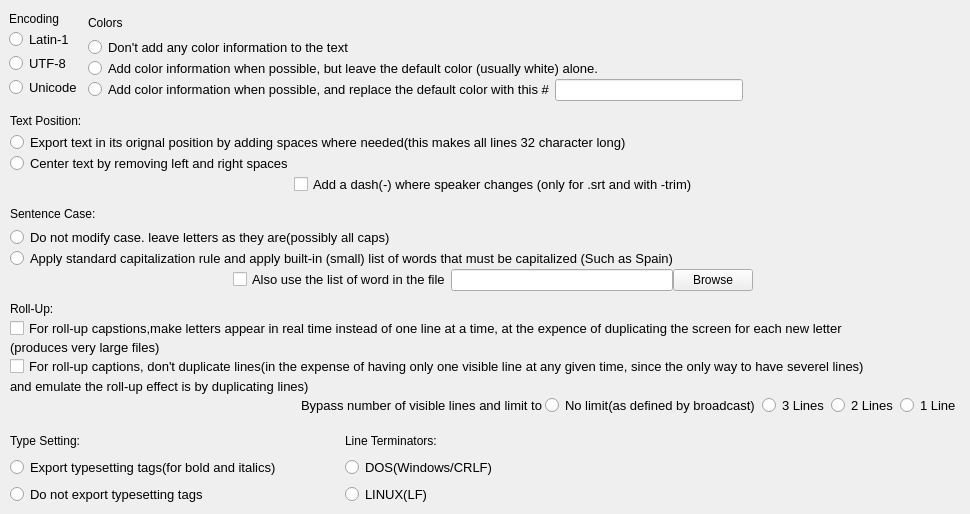
      <widget class="QWidget" name="tab_4">
       <attribute name="title">
        <string>Output(2)</string>
       </attribute>
       <widget class="QWidget" name="horizontalLayoutWidget_7">
        <property name="geometry">
         <rect>
          <x>9</x>
          <y>9</y>
          <width>734</width>
          <height>92</height>
         </rect>
        </property>
        <layout class="QHBoxLayout" name="horizontalLayout_26">
         <item>
          <layout class="QVBoxLayout" name="verticalLayout_24">
           <property name="spacing">
            <number>0</number>
           </property>
           <item>
            <widget class="QLabel" name="label_77">
             <property name="sizePolicy">
              <sizepolicy hsizetype="Preferred" vsizetype="Maximum">
               <horstretch>0</horstretch>
               <verstretch>0</verstretch>
              </sizepolicy>
             </property>
             <property name="text">
              <string>Encoding</string>
             </property>
            </widget>
           </item>
           <item>
            <widget class="QRadioButton" name="radioButton_49">
             <property name="font">
              <font>
               <pointsize>10</pointsize>
              </font>
             </property>
             <property name="text">
              <string>Latin-1</string>
             </property>
             <attribute name="buttonGroup">
              <string notr="true">buttonGroup_12</string>
             </attribute>
            </widget>
           </item>
           <item>
            <widget class="QRadioButton" name="radioButton_50">
             <property name="font">
              <font>
               <pointsize>10</pointsize>
              </font>
             </property>
             <property name="text">
              <string>UTF-8</string>
             </property>
             <attribute name="buttonGroup">
              <string notr="true">buttonGroup_12</string>
             </attribute>
            </widget>
           </item>
           <item>
            <widget class="QRadioButton" name="radioButton_51">
             <property name="font">
              <font>
               <pointsize>10</pointsize>
              </font>
             </property>
             <property name="text">
              <string>Unicode</string>
             </property>
             <attribute name="buttonGroup">
              <string notr="true">buttonGroup_12</string>
             </attribute>
            </widget>
           </item>
          </layout>
         </item>
         <item>
          <layout class="QVBoxLayout" name="verticalLayout_25">
           <property name="spacing">
            <number>0</number>
           </property>
           <item>
            <widget class="QLabel" name="label_78">
             <property name="sizePolicy">
              <sizepolicy hsizetype="Preferred" vsizetype="Expanding">
               <horstretch>0</horstretch>
               <verstretch>0</verstretch>
              </sizepolicy>
             </property>
             <property name="text">
              <string>Colors</string>
             </property>
            </widget>
           </item>
           <item>
            <widget class="QRadioButton" name="radioButton_52">
             <property name="font">
              <font>
               <pointsize>10</pointsize>
              </font>
             </property>
             <property name="text">
              <string>Don't add any color information to the text</string>
             </property>
             <attribute name="buttonGroup">
              <string notr="true">buttonGroup_13</string>
             </attribute>
            </widget>
           </item>
           <item>
            <widget class="QRadioButton" name="radioButton_53">
             <property name="font">
              <font>
               <pointsize>10</pointsize>
              </font>
             </property>
             <property name="text">
              <string>Add color information when possible, but leave the default color (usually white) alone.</string>
             </property>
             <attribute name="buttonGroup">
              <string notr="true">buttonGroup_13</string>
             </attribute>
            </widget>
           </item>
           <item>
            <layout class="QHBoxLayout" name="horizontalLayout_27">
             <item>
              <widget class="QRadioButton" name="radioButton_54">
               <property name="font">
                <font>
                 <pointsize>10</pointsize>
                </font>
               </property>
               <property name="text">
                <string>Add color information when possible, and replace the default color with this #</string>
               </property>
               <attribute name="buttonGroup">
                <string notr="true">buttonGroup_13</string>
               </attribute>
              </widget>
             </item>
             <item>
              <widget class="QLineEdit" name="lineEdit_12"/>
             </item>
            </layout>
           </item>
          </layout>
         </item>
        </layout>
       </widget>
       <widget class="QWidget" name="verticalLayoutWidget_7">
        <property name="geometry">
         <rect>
          <x>10</x>
          <y>110</y>
          <width>688</width>
          <height>85</height>
         </rect>
        </property>
        <layout class="QVBoxLayout" name="verticalLayout_26">
         <property name="spacing">
          <number>0</number>
         </property>
         <item>
          <widget class="QLabel" name="label_79">
           <property name="text">
            <string>Text Position:</string>
           </property>
          </widget>
         </item>
         <item>
          <widget class="QRadioButton" name="radioButton_55">
           <property name="font">
            <font>
             <pointsize>10</pointsize>
            </font>
           </property>
           <property name="text">
            <string>Export text in its orignal position by adding spaces where needed(this makes all lines 32 character long)</string>
           </property>
          </widget>
         </item>
         <item>
          <widget class="QRadioButton" name="radioButton_56">
           <property name="font">
            <font>
             <pointsize>10</pointsize>
            </font>
           </property>
           <property name="text">
            <string>Center text by removing left and right spaces</string>
           </property>
          </widget>
         </item>
         <item>
          <layout class="QHBoxLayout" name="horizontalLayout_28">
           <item>
            <spacer name="horizontalSpacer_20">
             <property name="orientation">
              <enum>Qt::Horizontal</enum>
             </property>
             <property name="sizeHint" stdset="0">
              <size>
               <width>40</width>
               <height>20</height>
              </size>
             </property>
            </spacer>
           </item>
           <item>
            <widget class="QCheckBox" name="checkBox_30">
             <property name="font">
              <font>
               <pointsize>10</pointsize>
              </font>
             </property>
             <property name="text">
              <string>Add a dash(-) where speaker changes (only for .srt and with -trim)</string>
             </property>
            </widget>
           </item>
          </layout>
         </item>
        </layout>
       </widget>
       <widget class="QWidget" name="verticalLayoutWidget_8">
        <property name="geometry">
         <rect>
          <x>10</x>
          <y>200</y>
          <width>743</width>
          <height>91</height>
         </rect>
        </property>
        <layout class="QVBoxLayout" name="verticalLayout_27">
         <property name="spacing">
          <number>0</number>
         </property>
         <item>
          <widget class="QLabel" name="label_80">
           <property name="text">
            <string>Sentence Case:</string>
           </property>
          </widget>
         </item>
         <item>
          <widget class="QRadioButton" name="radioButton_57">
           <property name="font">
            <font>
             <pointsize>10</pointsize>
            </font>
           </property>
           <property name="text">
            <string>Do not modify case. leave letters as they are(possibly all caps)</string>
           </property>
          </widget>
         </item>
         <item>
          <widget class="QRadioButton" name="radioButton_58">
           <property name="font">
            <font>
             <pointsize>10</pointsize>
            </font>
           </property>
           <property name="text">
            <string>Apply standard capitalization rule and apply built-in (small) list of words that must be capitalized (Such as Spain)</string>
           </property>
          </widget>
         </item>
         <item>
          <layout class="QHBoxLayout" name="horizontalLayout_29">
           <item>
            <spacer name="horizontalSpacer_21">
             <property name="orientation">
              <enum>Qt::Horizontal</enum>
             </property>
             <property name="sizeHint" stdset="0">
              <size>
               <width>40</width>
               <height>20</height>
              </size>
             </property>
            </spacer>
           </item>
           <item>
            <widget class="QCheckBox" name="checkBox_31">
             <property name="font">
              <font>
               <pointsize>10</pointsize>
              </font>
             </property>
             <property name="text">
              <string>Also use the list of word in the file</string>
             </property>
            </widget>
           </item>
           <item>
            <widget class="QLineEdit" name="lineEdit_13"/>
           </item>
           <item>
            <widget class="QPushButton" name="pushButton_4">
             <property name="text">
              <string>Browse</string>
             </property>
            </widget>
           </item>
          </layout>
         </item>
        </layout>
       </widget>
       <widget class="QWidget" name="verticalLayoutWidget_9">
        <property name="geometry">
         <rect>
          <x>10</x>
          <y>300</y>
          <width>951</width>
          <height>116</height>
         </rect>
        </property>
        <layout class="QVBoxLayout" name="verticalLayout_28">
         <property name="spacing">
          <number>0</number>
         </property>
         <item>
          <widget class="QLabel" name="label_86">
           <property name="text">
            <string>Roll-Up:</string>
           </property>
          </widget>
         </item>
         <item>
          <widget class="QCheckBox" name="checkBox_32">
           <property name="font">
            <font>
             <pointsize>10</pointsize>
            </font>
           </property>
           <property name="text">
            <string>For roll-up capstions,make letters appear in real time instead of one line at a time, at the expence of duplicating the screen for each new letter</string>
           </property>
          </widget>
         </item>
         <item>
          <widget class="QLabel" name="label_84">
           <property name="font">
            <font>
             <pointsize>10</pointsize>
            </font>
           </property>
           <property name="text">
            <string>(produces very large files)</string>
           </property>
          </widget>
         </item>
         <item>
          <widget class="QCheckBox" name="checkBox_33">
           <property name="font">
            <font>
             <pointsize>10</pointsize>
            </font>
           </property>
           <property name="text">
            <string>For roll-up captions, don't duplicate lines(in the expense of having only one visible line at any given time, since the only way to have severel lines)</string>
           </property>
          </widget>
         </item>
         <item>
          <widget class="QLabel" name="label_85">
           <property name="font">
            <font>
             <pointsize>10</pointsize>
            </font>
           </property>
           <property name="text">
            <string>and emulate the roll-up effect is by duplicating lines) </string>
           </property>
          </widget>
         </item>
         <item>
          <layout class="QHBoxLayout" name="horizontalLayout_30">
           <property name="spacing">
            <number>2</number>
           </property>
           <item>
            <spacer name="horizontalSpacer_22">
             <property name="orientation">
              <enum>Qt::Horizontal</enum>
             </property>
             <property name="sizeHint" stdset="0">
              <size>
               <width>40</width>
               <height>20</height>
              </size>
             </property>
            </spacer>
           </item>
           <item>
            <widget class="QLabel" name="label_81">
             <property name="font">
              <font>
               <pointsize>10</pointsize>
              </font>
             </property>
             <property name="text">
              <string>Bypass number of visible lines and limit to</string>
             </property>
            </widget>
           </item>
           <item>
            <widget class="QRadioButton" name="radioButton_59">
             <property name="font">
              <font>
               <pointsize>10</pointsize>
              </font>
             </property>
             <property name="text">
              <string>No limit(as defined by broadcast)</string>
             </property>
            </widget>
           </item>
           <item>
            <widget class="QRadioButton" name="radioButton_61">
             <property name="font">
              <font>
               <pointsize>10</pointsize>
              </font>
             </property>
             <property name="text">
              <string>3 Lines</string>
             </property>
            </widget>
           </item>
           <item>
            <widget class="QRadioButton" name="radioButton_62">
             <property name="font">
              <font>
               <pointsize>10</pointsize>
              </font>
             </property>
             <property name="text">
              <string>2 Lines</string>
             </property>
            </widget>
           </item>
           <item>
            <widget class="QRadioButton" name="radioButton_60">
             <property name="font">
              <font>
               <pointsize>10</pointsize>
              </font>
             </property>
             <property name="text">
              <string>1 Line</string>
             </property>
            </widget>
           </item>
          </layout>
         </item>
        </layout>
       </widget>
       <widget class="QWidget" name="horizontalLayoutWidget_11">
        <property name="geometry">
         <rect>
          <x>10</x>
          <y>430</y>
          <width>545</width>
          <height>75</height>
         </rect>
        </property>
        <layout class="QHBoxLayout" name="horizontalLayout_31">
         <item>
          <layout class="QVBoxLayout" name="verticalLayout_29">
           <item>
            <widget class="QLabel" name="label_82">
             <property name="text">
              <string>Type Setting:</string>
             </property>
            </widget>
           </item>
           <item>
            <widget class="QRadioButton" name="radioButton_63">
             <property name="font">
              <font>
               <pointsize>10</pointsize>
              </font>
             </property>
             <property name="text">
              <string>Export typesetting tags(for bold and italics)</string>
             </property>
             <attribute name="buttonGroup">
              <string notr="true">buttonGroup_14</string>
             </attribute>
            </widget>
           </item>
           <item>
            <widget class="QRadioButton" name="radioButton_64">
             <property name="font">
              <font>
               <pointsize>10</pointsize>
              </font>
             </property>
             <property name="text">
              <string>Do not export typesetting tags</string>
             </property>
             <attribute name="buttonGroup">
              <string notr="true">buttonGroup_14</string>
             </attribute>
            </widget>
           </item>
          </layout>
         </item>
         <item>
          <spacer name="horizontalSpacer_23">
           <property name="orientation">
            <enum>Qt::Horizontal</enum>
           </property>
           <property name="sizeHint" stdset="0">
            <size>
             <width>40</width>
             <height>20</height>
            </size>
           </property>
          </spacer>
         </item>
         <item>
          <layout class="QVBoxLayout" name="verticalLayout_30">
           <item>
            <widget class="QLabel" name="label_83">
             <property name="text">
              <string>Line Terminators:</string>
             </property>
            </widget>
           </item>
           <item>
            <widget class="QRadioButton" name="radioButton_65">
             <property name="font">
              <font>
               <pointsize>10</pointsize>
              </font>
             </property>
             <property name="text">
              <string>DOS(Windows/CRLF)</string>
             </property>
             <attribute name="buttonGroup">
              <string notr="true">buttonGroup_15</string>
             </attribute>
            </widget>
           </item>
           <item>
            <widget class="QRadioButton" name="radioButton_66">
             <property name="font">
              <font>
               <pointsize>10</pointsize>
              </font>
             </property>
             <property name="text">
              <string>LINUX(LF)</string>
             </property>
             <attribute name="buttonGroup">
              <string notr="true">buttonGroup_15</string>
             </attribute>
            </widget>
           </item>
          </layout>
         </item>
         <item>
          <spacer name="horizontalSpacer_28">
           <property name="orientation">
            <enum>Qt::Horizontal</enum>
           </property>
           <property name="sizeHint" stdset="0">
            <size>
             <width>40</width>
             <height>20</height>
            </size>
           </property>
          </spacer>
         </item>
        </layout>
       </widget>
      </widget>
